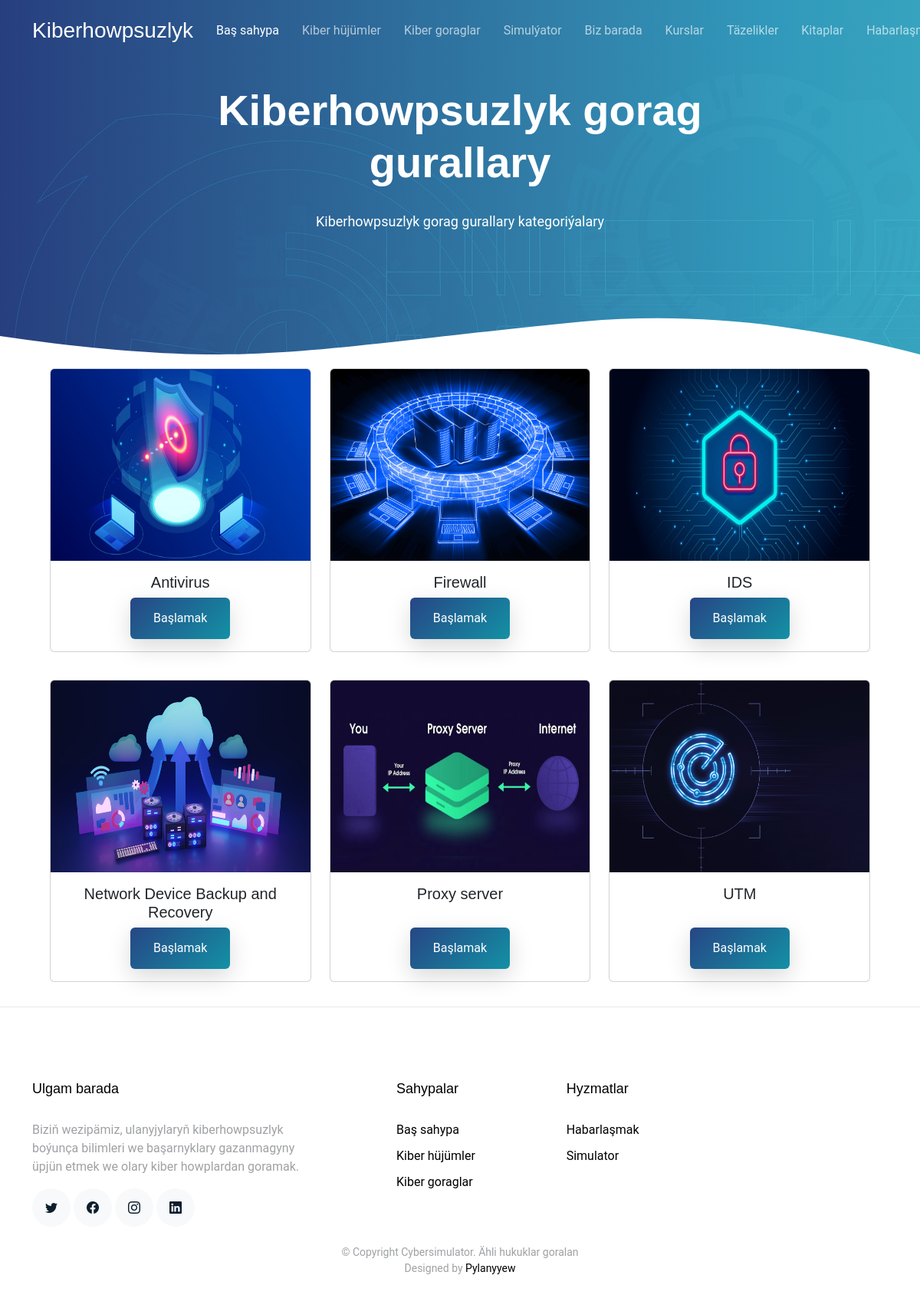
Page /defensecategories on the committed database.
### main/models.py (models this page shows, shortened)
class CyberDefenseCategories(models.Model):
    name = models.CharField(max_length=100)
    img=models.ImageField(upload_to='img/cyberdefensecategories')
    class Meta:
        verbose_name_plural = "Cyber_Defense_Categories"
        verbose_name = "Cyber_Defense_Category"
        ordering = ['name']
        db_table = 'cyber_defense_categories'

### main/views.py (the view)
# urls.py: path('defensecategories',views.defense_categories,name='defensecategories'),
def defense_categories(request):
    categories=models.CyberDefenseCategories.objects.all()
    context={
        'categories':categories
    }
    return render(request, 'defensecategories.html',context)

### templates/defensecategories.html (shortened to what this page needs)
{% extends 'base.html' %}
{% load static %} {% block content %}
<main id="main">
  <section class="hero-section inner-page">
    <div class="wave">
    </div>
    <div class="container">
      <div class="row align-items-center">
        <div class="col-12">
          <div class="row justify-content-center">
            <div class="col-md-7 text-center hero-text">
              <h1 data-aos="fade-up" data-aos-delay="">
                Kiberhowpsuzlyk gorag gurallary
              </h1>
              <p class="mb-5" data-aos="fade-up" data-aos-delay="100">
                Kiberhowpsuzlyk gorag gurallary kategoriýalary
              </p>
            </div>
          </div>
        </div>
      </div>
    </div>
  </section>
  <div class="container">
    <div class="row justify-content-center" style="margin-bottom: 20px;">
      {% if categories %}
      {% for category in categories %}
      <div class="col-md-4 mb-3" style="width: 32%;">
        <div class="card h-100">
          <img
            src="{{ category.img.url }}"
            class="card-img-top"
            width="100"
            height="250"
            alt="{{ category.name }}"
          />
          <div class="card-body d-flex flex-column align-items-center justify-content-between">
            <h5 class="card-title text-center">{{ category.name }}</h5>
            <a
              href="{% url 'cyberdefense' category.id %}"
              class="btn btn-primary"
              style="padding: 10px; display: flex; align-items: center"
              >Başlamak</a
            >
          </div>
        </div>
      </div>
      {% if forloop.counter|divisibleby:3 %}
    </div>
    <div class="row justify-content-center">
      {% endif %}
      {% endfor %}
      {% else %}
      <div class="col">
        <h1>Häzirlikçe maglumat ýok</h1>
      </div>
      {% endif %}
    </div>
  </div>
</main>
<hr />
{% endblock %}

### static/assets/css/style.css (style rules this page uses)
html { overflow-x: hidden; }
body { font-family: "Roboto", sans-serif; color: #9fa1a4; line-height: 1.5; }
a { color: #777; text-decoration: none; transition: 0.3s all ease; }
h1, h2, h3, h4, h5, h6, .font-heading { font-family: "Poppins", sans-serif; color: #000; }
.container { z-index: 2; position: relative; }
section { overflow: hidden; }
.btn { border: none; padding: 15px 30px !important; }
.btn.btn-primary { background: #2d71a1; background: linear-gradient(-45deg, #1391a5, #274685); color: #fff; box-shadow: 0 10px 30px 0 rgba(0, 0, 0, 0.15); }
.hero-section { background: linear-gradient( to right, rgba(39, 70, 133, 0.8) 0%, rgba(61, 179, 197, 0.8) 100% ), url(../img/hero-bg.jpg); position: relative; }
.hero-section .wave { width: 100%; overflow: hidden; position: absolute; z-index: 1; bottom: -150px; }
.hero-section .wave svg { width: 100%; }
.hero-section, .hero-section > .container > .row { height: 100vh; min-height: 880px; }
.hero-section.inner-page { height: 60vh; min-height: 0; }
.hero-section.inner-page .hero-text { transform: translateY(-150px); margin-top: -120px; }
.hero-section h1 { font-size: 3.5rem; color: #fff; font-weight: 700; margin-bottom: 30px; }
.hero-section p { font-size: 18px; color: #fff; }

### rows in the picture
CyberDefenseCategories: img (picture), name "Antivirus"
CyberDefenseCategories: img (picture), name "Firewall"
CyberDefenseCategories: img (picture), name "IDS"
CyberDefenseCategories: img (picture), name "Network Device Backup and Recovery"
CyberDefenseCategories: img (picture), name "Proxy server"
CyberDefenseCategories: img (picture), name "UTM"
